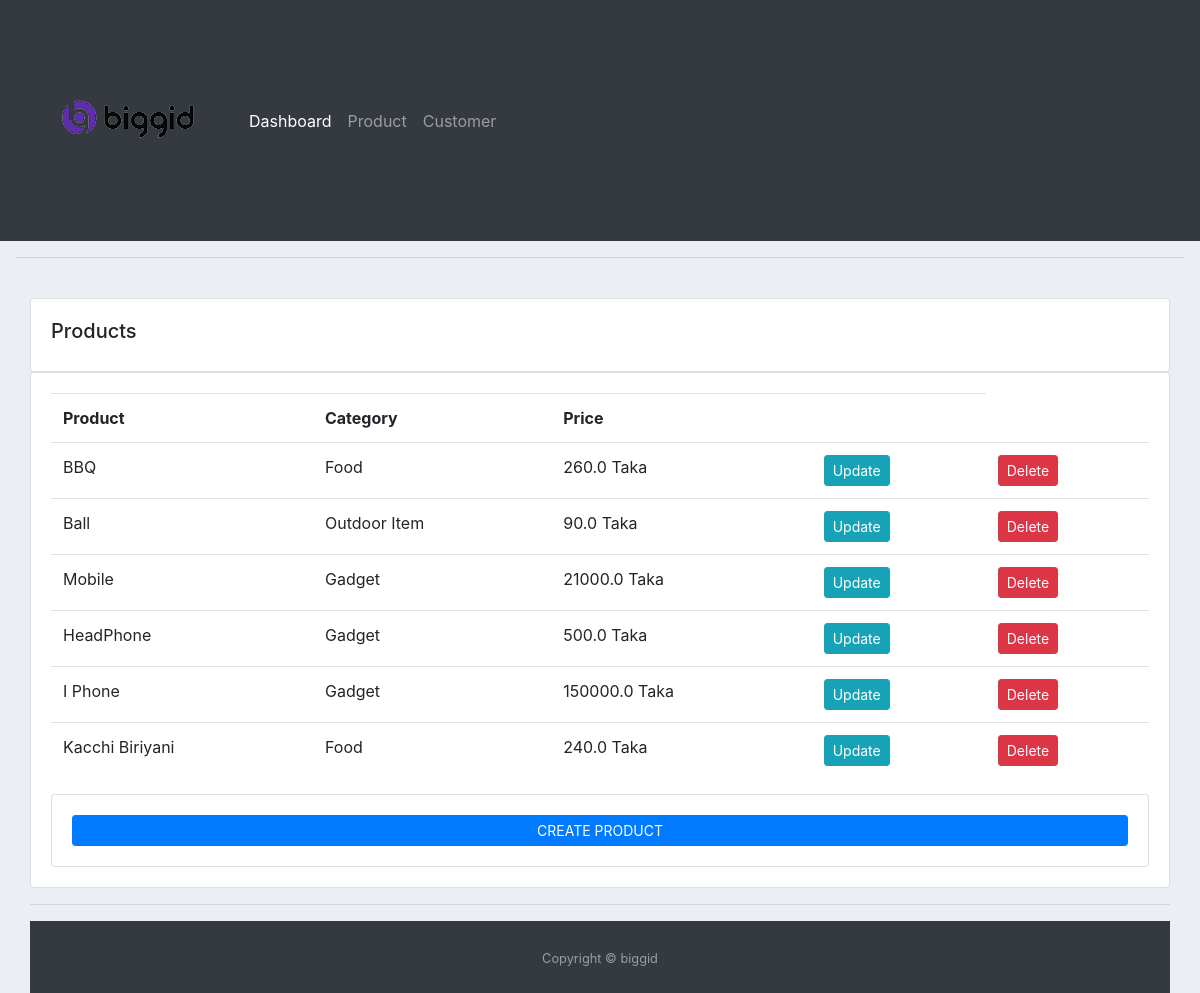
The app's page /product/ with its own data.
### accounts/models.py (models this page shows, shortened)
class Product(models.Model):
    CATEGORY = (
        ('Food', 'Food'),
        ('Outdoor Item', 'Outdoor Item'),
        ('Gadget', 'Gadget'),
    )
    name = models.CharField(max_length=200, null=True)
    price = models.FloatField(null=True)
    category = models.CharField(max_length=200, null=True, choices=CATEGORY)
    Description = models.CharField(max_length=200, null=True, blank=True)
    date_created = models.DateTimeField(auto_now_add=True, null=True)
    tags = models.ManyToManyField(Tag)

### accounts/views.py (the view)
# urls.py: path('product/', views.product, name='product'),
def product(request):
    products = Product.objects.all()
    return render(request, 'accounts/product.html', {'products': products})

### accounts/templates/accounts/product.html (shortened to what this page needs)
{% extends 'accounts/main.html' %} {% block content %}
<div class="container-fluid">
  <br />
  <div class="row">
    <div class="col-md">
      <div class="card card-body">
        <h5>Products</h5>
      </div>
      <div class="card card-body">
        <table class="table">
          <tr>
            <th>Product</th>
            <th>Category</th>
            <th>Price</th>
            <th></th>
          </tr>
          {% for i in products %}
          <tr>
            <td>{{i.name}}</td>
            <td>{{i.category}}</td>
            <td>{{i.price}} Taka</td>
            <td>
              <a
                class="btn btn-sm btn-info"
                href="{% url 'update_product' i.id %}"
                >Update</a
              >
            </td>
            <td>
              <a
                class="btn btn-sm btn-danger"
                href="{% url 'delete_product' i.id %}"
                >Delete</a
              >
            </td>
          </tr>
          {% endfor %}
        </table>
        <div class="card card-body">
          <a
            class="prevent-submit btn btn-primary btn-sm btn-block"
            href="{% url 'CreateProduct' %}"
            >CREATE PRODUCT</a
          >
        </div>
      </div>
    </div>
  </div>
  {% endblock %}

### accounts/templates/accounts/main.html (style rules this page uses)
body { background-color: #ebeff5; }

### records on screen
Product: name "BBQ", category "Food", price "260.0"
Product: name "Ball", category "Outdoor Item", price "90.0"
Product: name "Mobile", category "Gadget", price "21000.0"
Product: name "HeadPhone", category "Gadget", price "500.0"
Product: name "I Phone", category "Gadget", price "150000.0"
Product: name "Kacchi Biriyani", category "Food", price "240.0"
